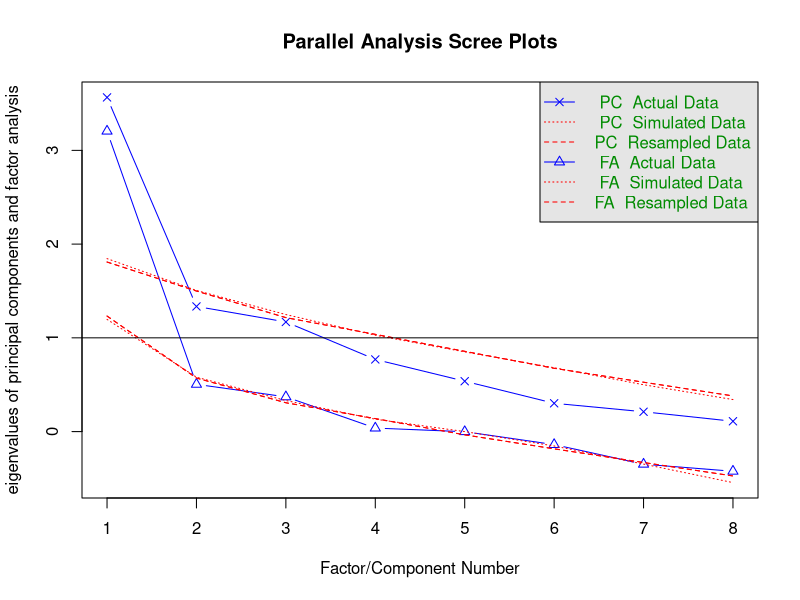
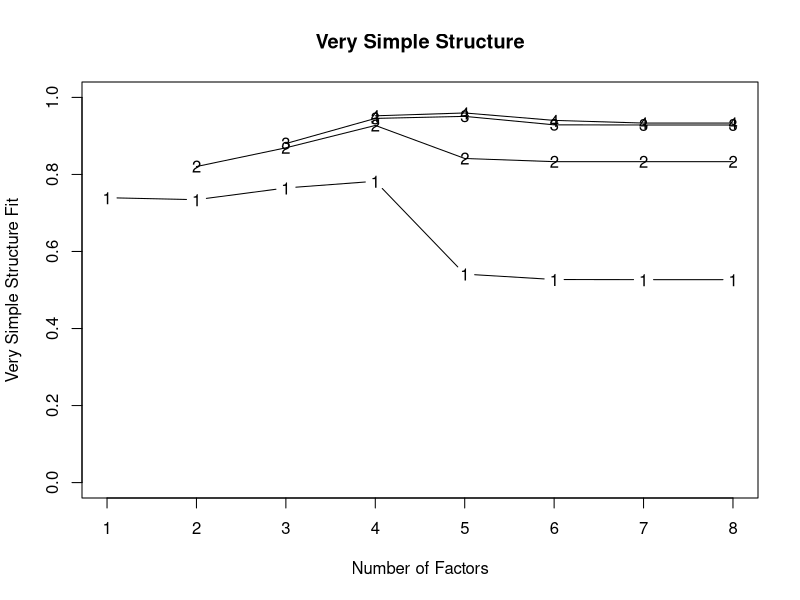
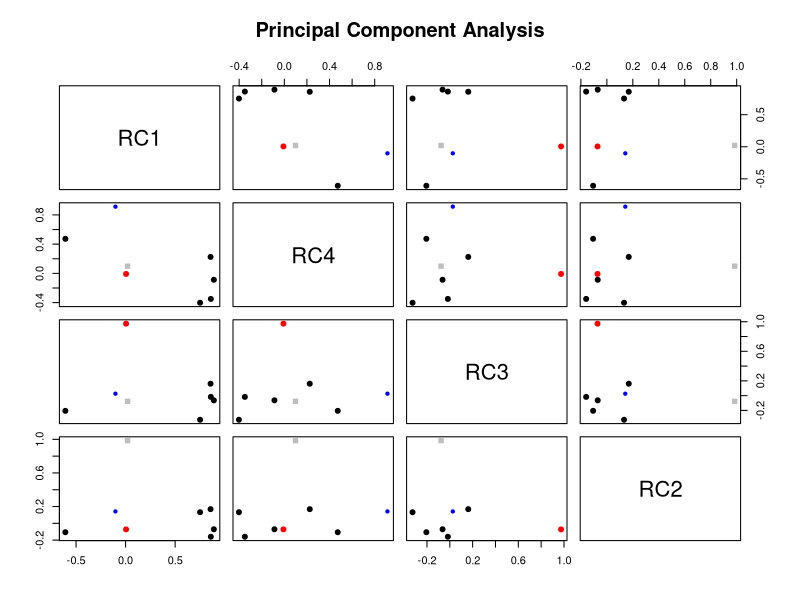
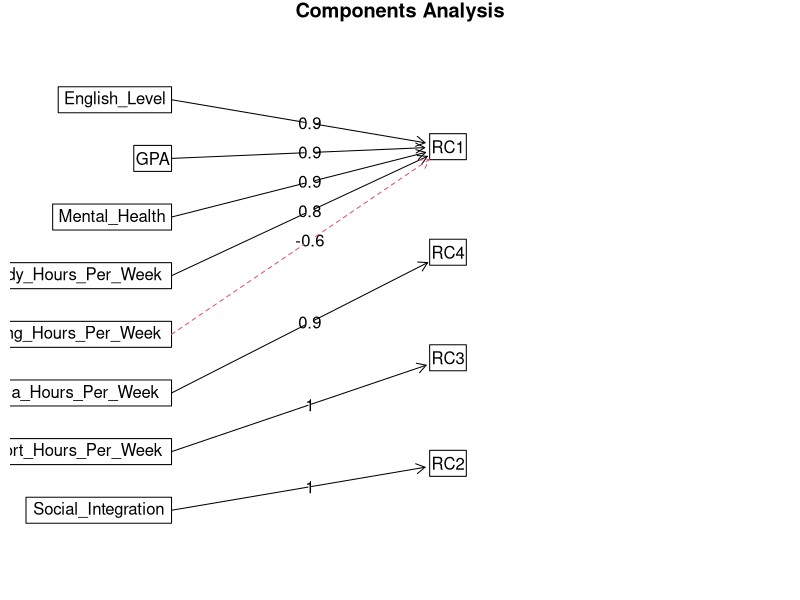
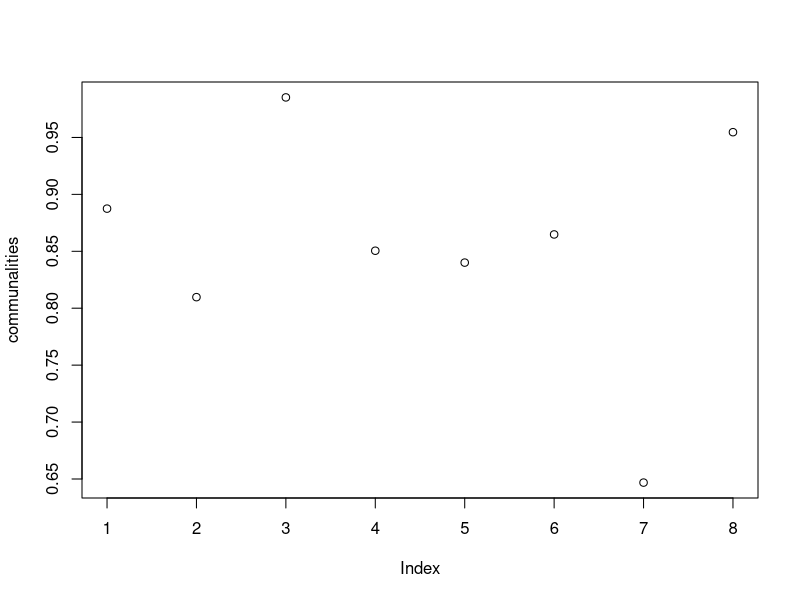
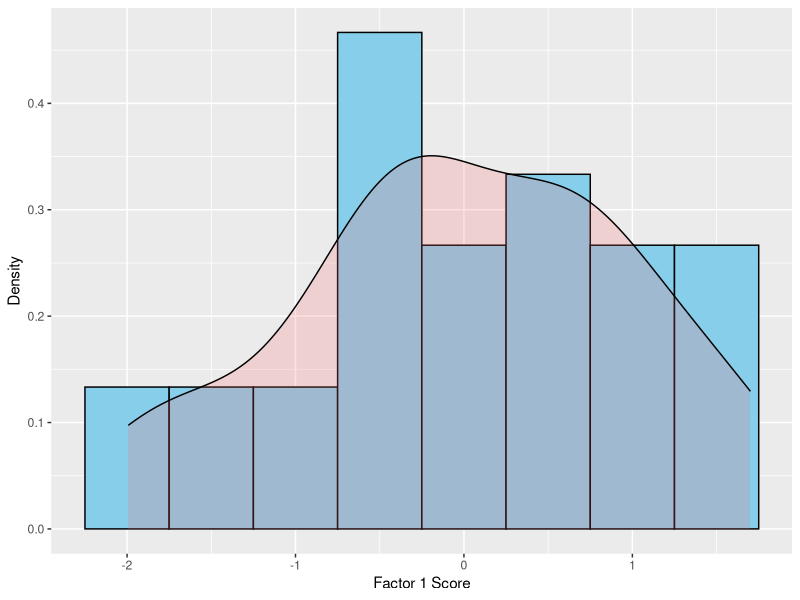
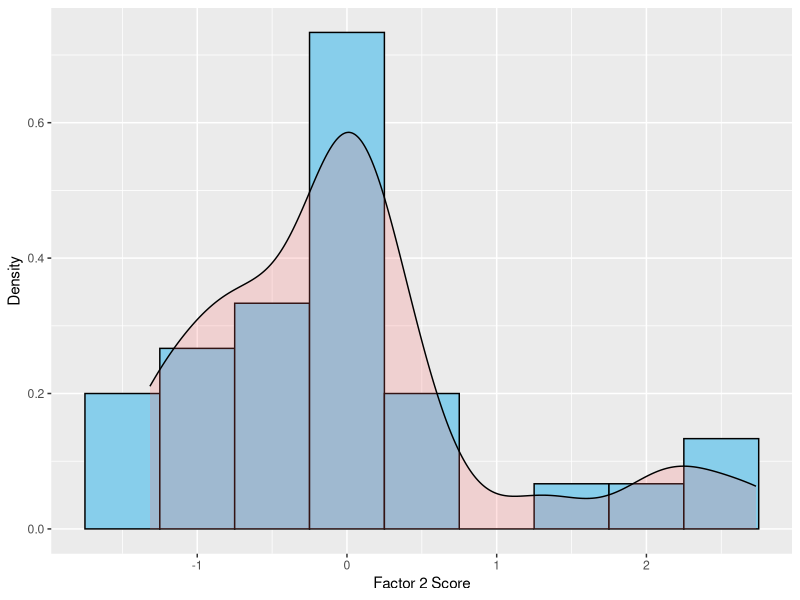
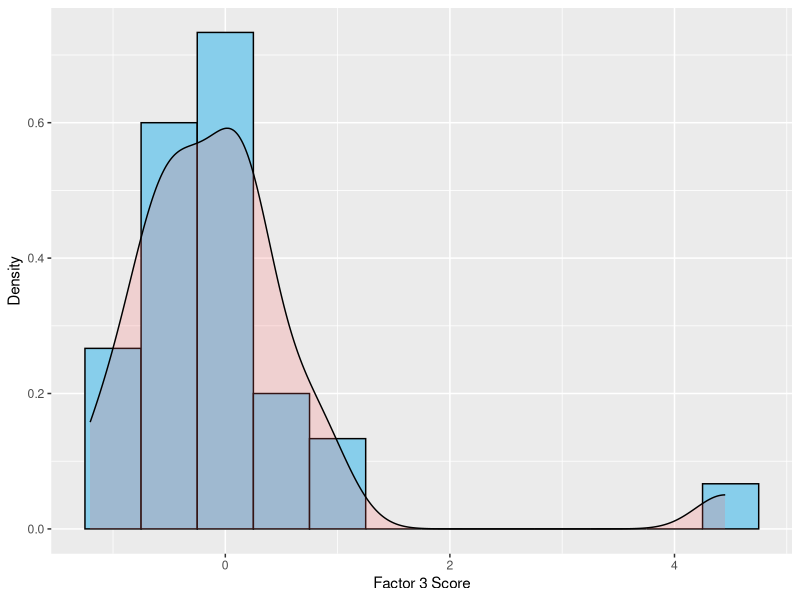

Write the R code that produced these figures, in order.
## ---- chunk 1
library(data.table)
data1 <- structure(list(
  GPA = c(3.75, 4.0, 3.5, 3.75, 3.6, 3.2, 2.8, 3.75, 4.0, 3.9, 3.4, 3.0, 3.0, 3.9, 3.8, 3.3, 3.4, 3.75, 3.9, 3.5, 3.75, 3.9, 4.0, 3.2, 3.75, 3.8, 3.6, 3.1, 3.3, 2.9),
  English_Level = c(92, 100, 89, 98, 89, 94, 84, 102, 110, 105, 93, 90, 85, 99, 83, 90, 91, 100, 106, 95, 98, 94, 105, 85, 99, 99, 90, 92, 93, 86),
  Social_Integration = c(5, 2, 1, 3, 2, 3, 10, 7, 5, 4, 4, 9, 1, 1, 3, 2, 2, 5, 4, 3, 4, 3, 3, 9, 3, 4, 4, 1, 1, 1),
  Study_Hours_Per_Week = c(15, 20, 1, 12, 6, 6, 5, 18, 12, 14, 10, 8, 4, 19, 10, 5, 6, 10, 15, 13, 14, 16, 18, 6, 10, 12, 16, 4, 3, 2),
  Mental_Health = c(4, 3, 3, 4, 2, 3, 2, 4, 4, 5, 3, 4, 1, 2, 2, 4, 3, 3, 4, 2, 5, 4, 5, 1, 3, 4, 2, 1, 2, 1),
  Social_Media_Hours_Per_Week = c(20, 10, 18, 16, 13, 20, 15, 16, 12, 22, 15, 24, 5, 4, 15, 25, 23, 15, 18, 15, 13, 16, 12, 24, 18, 12, 14, 28, 13, 22),
  Gaming_Hours_Per_Week = c(10, 6, 5, 10, 8, 3, 15, 8, 2, 5, 14, 10, 12, 7, 5, 16, 18, 8, 5, 2, 13, 5, 4, 12, 6, 8, 12, 14, 15, 20),
  Sport_Hours_Per_Week = c(2, 10, 40, 14, 7, 7, 14, 5, 3, 12, 10, 0, 8, 0, 2, 8, 10, 9, 8, 0, 2, 3, 5, 0, 5, 7, 7, 1, 2, 0)
), class = "data.frame",row.names = c(NA, -30L))
## ---- chunk 2
library(psych)
options(warn = -1)

#Factor recommendations
fa.parallel(data1)
vss(data1)  
#choose 4 factors

#Factor analysis
fit.pc <- principal(data1, nfactors=4, rotate="varimax")
print(fit.pc)  
#Loading matrix
print(fit.pc$loadings,cutoff=0.3)
#GPA and English_Level have high positive loadings on Factor RC1, indicating they are highly related to RC1. GPA also has a negative loading on Factor RC4, but this relationship is relatively weaker.
#Social_Integration has an extremely high loading on Factor RC3, indicating an almost perfect correlation.
#Study_Hours_Per_Week has a high positive loading on Factor RC1, and it has negative loadings on Factors RC4 and RC3, with a weaker relationship with RC3.
#Mental_Health is primarily related to Factor RC1.
#Social_Media_Hours_Per_Week is mainly related to Factor RC4.
#Gaming_Hours_Per_Week has a positive loading on Factor RC4 and a strong negative loading on Factor RC1.
#Sport_Hours_Per_Week is highly related to Factor RC3.

#Communalities
loadings_squared <- fit.pc$loadings^2
communalities <- rowSums(loadings_squared)
print(communalities)
#The high communality values indicate that the model captures a significant portion of the variance for most of the variables. Especially for Social_Integration and Sport_Hours_Per_Week, their high communalities suggest a strong correlation with the factors. As for Gaming_Hours_Per_Week, its lower communality maybe imply that there are other factors affecting gaming time that are not captured by the factors in the model.

#Rotated factor scores
scores <- factor.scores(data1,fit.pc)$scores
print(scores)
## ---- chunk 3
fa.plot(fit.pc) # See Correlations within Factors
fa.diagram(fit.pc) # Visualize the relationship
#"GPA","English_Level","Mental_Health" and "Study_Hours_Per_Week" are strongly positively correlated with "RC1" (loadings are approximately 0.9, 0.9, 0.9, and 0.8, respectively).
#"Gaming_Hours_Per_Week" has a strong negative loading on "RC1" (-0.6).
#"Social_Media_Hours_Per_Week" is strongly positively correlated with "RC4" (loading is 0.9).
#"Sport_Hours_Per_Week"and "Social_Integration" are associated with "RC3" and "RC2," respectively. 
#A loading of 1 could be due to randomness caused by a small sample size.

plot(communalities) # Visualize the communalities

library(ggplot2)
ggplot(scores, aes(x=RC1)) +
  geom_histogram(aes(y=after_stat(density)), binwidth=.5, fill="skyblue", color="black") +
  geom_density(alpha=.2, fill="#FF6666") +
  labs(x="Factor 1 Score", y="Density")  # Visualize factor 1 score
ggplot(scores, aes(x=RC2)) +
  geom_histogram(aes(y=after_stat(density)), binwidth=.5, fill="skyblue", color="black") +
  geom_density(alpha=.2, fill="#FF6666") +
  labs(x="Factor 2 Score", y="Density")  # Visualize factor 2 score
ggplot(scores, aes(x=RC3)) +
  geom_histogram(aes(y=after_stat(density)), binwidth=.5, fill="skyblue", color="black") +
  geom_density(alpha=.2, fill="#FF6666") +
  labs(x="Factor 3 Score", y="Density")  # Visualize factor 3 score
ggplot(scores, aes(x=RC4)) +
  geom_histogram(aes(y=after_stat(density)), binwidth=.5, fill="skyblue", color="black") +
  geom_density(alpha=.2, fill="#FF6666") +
  labs(x="Factor  4Score", y="Density")  # Visualize factor 4 score

